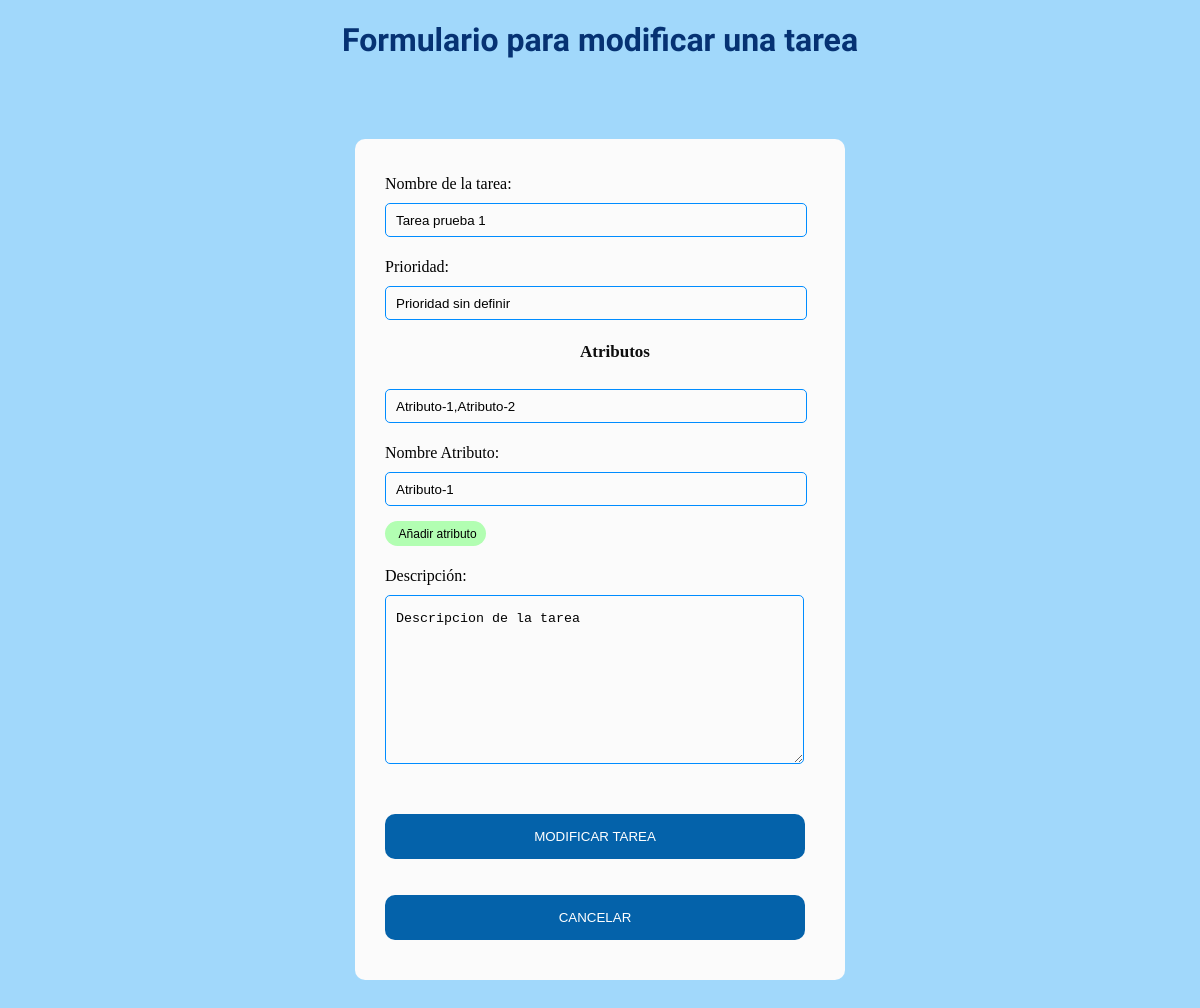
Screenshot of /update/2 with the database file from the repository.
### app.py (models this page shows)
class Todo(db.Model): #Tabla para tareas creadas
    id = db.Column(db.Integer, primary_key=True)
    content = db.Column(db.String(200), nullable=False)
    priority = db.Column(db.String(200))        # prioridad
    descripcion = db.Column(db.String(200))             # Descripcion
    atributos = db.Column(db.String(800))               # Atributos

### app.py (the view)
@app.route('/update/<int:id>', methods=['POST','GET'])      # Redireccion a formulario tareas
def update_tarea(id):
    task = Todo.query.get_or_404(id)
    if request.method == 'POST':
        try:
            task.content = request.form['nombre']
            task.descripcion = request.form['descripcion']
            task.priority=request.form['prioridad']
            task.atributos = request.form['atributos']
            db.session.commit()
            return redirect('/Interfaz_tecnico.html')
        except:
            return "There was an issue when updating the task " + id
    else:
        return render_template('interfaz_tareas.html', task=task)

### templates/interfaz_tareas.html (shortened to what this page needs)
{% extends 'base.html' %}
{% block body %}
    <h1 class="principal" style="text-align:center"> Formulario para modificar una tarea</h1>
    <div class="acceso">
        <form method="post">
            <p>
                Nombre de la tarea:
                <input type="text" name="nombre" size="45" value="{{ task.content }}">
            </p>
            <p>
                Prioridad:
                <input type="text" name="prioridad" size="45"
                    value="{{ task.priority }}">
            </p>
            <p>
                <h3 style="text-align:center">Atributos</h3>
                    <input type="text" name="atributos" id="atributos" size="45" value="{{ task.atributos }}"
                        readonly="readonly">
            </p>
            <p>
                Nombre Atributo:
                <input type="text" name="n_atributo" id="n_atributo" size="45" value="Atributo-1"> &nbsp; &nbsp;
                <input type="button" class="buttonAnadirTarea2" value="Añadir atributo"
                onclick="(getElementById('atributos').getAttribute('value')!='') ? getElementById('atributos').setAttribute('value', getElementById('atributos').getAttribute('value')+','+getElementById('n_atributo').value) : getElementById('atributos').setAttribute('value', getElementById('atributos').getAttribute('value')+getElementById('n_atributo').value);getElementById('n_atributo').setAttribute('value','Atributo-2');">
            </p>
            <p>
                Descripción:<br>
                <textarea name="descripcion" rows="10" cols="50">{{ task.descripcion }}</textarea>
            </p>
            <p>
                <input type="submit" class="buttonAnadirTarea" value="Modificar tarea">
            </p>
            <button type="submit" class="buttonAnadirTarea"
                onClick="window.location.href='Interfaz_tecnico.html';">Cancelar</button>
        </form>
    </div>
    {% endblock %}

### static/css/main.css (style rules this page uses)
body { background-color: #a1d8fb; }
h1.principal { font-family: "Audiowide", sans-serif; color: rgb(6, 50, 115); }
h3 { font-size: 17px; color: #0e0e0e; }
.buttonAnadirTarea { height: 45px; padding-left: 5px; padding-right: 5px; margin-bottom: 10px; margin-top: 10px; text-transform: uppercase; border-style: solid; border-radius: 10px; width: 420px; cursor: pointer; color: #fff; background-color: #0462aa; border: none; }
.buttonAnadirTarea2 { width: 22%; height: 25px; font-size: 12px; text-align: center; cursor: pointer; outline: none; background-color: #b2feb2; border: none; border-radius: 15px; }
div.acceso { width: 460px; height: auto; margin: 80px auto; border-radius: 10px; padding-top: 20px; padding-bottom: 30px; background-color: #fbfbfb; padding-left: 30px; }
input { background-color: #fbfbfb; width: 408px; height: 30px; border-radius: 5px; border-style: solid; border-width: 1px; border-color: #008cff; margin-top: 10px; padding-left: 10px; margin-bottom: 5px; }
textarea { background-color: #fbfbfb; width: 405px; height: 150px; border-radius: 5px; border-style: solid; border-width: 1px; border-color: #008cff; margin-top: 10px; padding-left: 10px; margin-bottom: 20px; padding-top: 15px }

### rows the page displays
Todo: nombre "Tarea prueba 1", prioridad "Prioridad sin definir", atributos "Atributo-1,Atributo-2", descripcion "Descripcion de la tarea"
